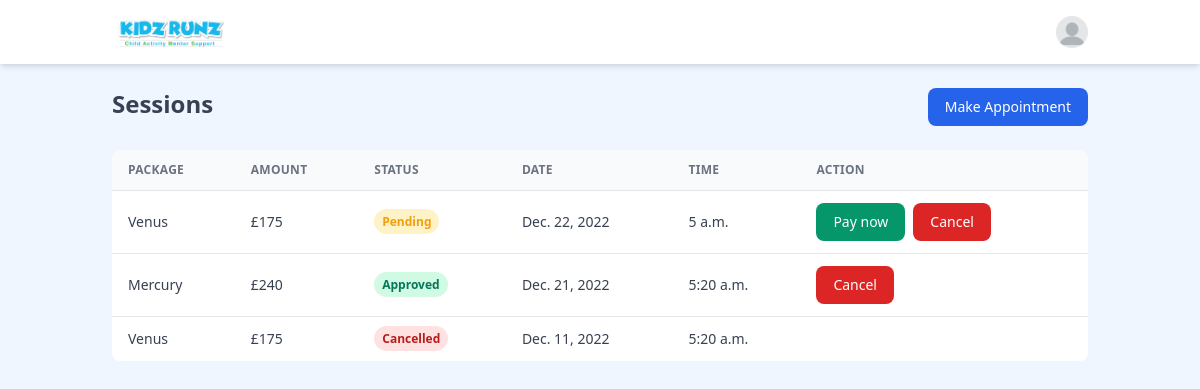
The app's page /console/ (signed in) with its own data.
### console/models.py (models this page shows, shortened)
class Appointment(models.Model):
    class Status(models.IntegerChoices):
        PENDING = 1, _("Pending")
        APPROVED = 2, _("Approved")
        CANCELLED = 3, _("Cancelled")
    user = models.ForeignKey(User, verbose_name=_("User"), on_delete=models.CASCADE)
    package = models.ForeignKey(Package, verbose_name=_("Package"), on_delete=models.CASCADE)
    datetime = models.DateTimeField(_("Date and Time"), max_length=256, blank=True)
    description = models.CharField(max_length=500, blank=True, null=True)
    status = models.IntegerField(choices=Status.choices, default=Status.PENDING)
    created_on = models.DateField(_("Created on"), default=timezone.now)

### website/models.py (models this page shows, shortened)
class Package(models.Model):
    name = models.CharField(_("Name"), max_length=256)
    duration = models.IntegerField(_("Duration"))
    price = models.IntegerField(_("Price"))
    description = models.TextField(_("Description"), blank=True)
    image = models.FileField(upload_to=package_directory_path, blank=True)
    slug = models.SlugField(_("Safe Url"), unique=True, blank=True, null=True)
    created_on = models.DateField(_("Created on"), default=timezone.now)
    def __str__(self) -> str:
        return f"{self.name}"

### console/views.py (the view, shortened to what this page needs)
# urls.py: path('', Dashboard.as_view(), name='dashboard'),
class Dashboard(LoginRequiredMixin, View):
    login_url = 'login'
    template_name = "console/user/dashboard.html"
    def get(self, request):
        appointments = Appointment.objects.filter(
            user=request.user).order_by('-created_on')
        context = {'appointments': appointments}
        return render(request, self.template_name, context=context)

### templates/console/user/dashboard.html (shortened to what this page needs)
{% extends './base.html' %} {% load static %} {% block contentarea %}
<div class="container px-6 mx-auto grid">
  <div class="flex justify-between my-6">
    <h2 class="text-2xl font-semibold text-gray-700 dark:text-gray-200">Sessions</h2>
    <a href="{% url 'console:appointment' %}" class="px-4 py-2 text-sm font-medium leading-5 text-white transition-colors duration-150 bg-blue-600 border border-transparent rounded-lg active:bg-blue-600 hover:bg-blue-700 focus:outline-none focus:shadow-outline-blue">Make Appointment</a>
  </div>
  <div class="w-full overflow-hidden rounded-lg shadow-xs">
    <div class="w-full overflow-x-auto">
      <table class="w-full whitespace-no-wrap">
        <thead>
          <tr class="text-xs font-semibold tracking-wide text-left text-gray-500 uppercase border-b dark:border-gray-700 bg-gray-50 dark:text-gray-400 dark:bg-gray-800">
            <th class="px-4 py-3">Package</th>
            <th class="px-4 py-3">Amount</th>
            <th class="px-4 py-3">Status</th>
            <th class="px-4 py-3">Date</th>
            <th class="px-4 py-3">Time</th>
            <th class="px-4 py-3">Action</th>
          </tr>
        </thead>
        <tbody class="bg-white divide-y dark:divide-gray-700 dark:bg-gray-800">
          {% for appointment in appointments %}
          <tr class="text-gray-700 dark:text-gray-400">
            <td class="px-4 py-3 text-sm">{{appointment.package}}</td>
            <td class="px-4 py-3 text-sm">£{{appointment.package.price}}</td>
            <td class="px-4 py-3 text-xs">
              {% if appointment.status is 1 %}
              <span class="px-2 py-1 font-semibold leading-tight text-yellow-500 bg-yellow-100 rounded-full dark:bg-yellow-500 dark:text-yellow-100"> {{appointment.get_status_display}} </span>
              {% elif appointment.status is 2 %}
              <span class="px-2 py-1 font-semibold leading-tight text-green-700 bg-green-100 rounded-full dark:bg-green-700 dark:text-green-100"> {{appointment.get_status_display}} </span>
              {% elif appointment.status is 3 %}
              <span class="px-2 py-1 font-semibold leading-tight text-red-700 bg-red-100 rounded-full dark:bg-red-700 dark:text-red-100"> {{appointment.get_status_display}} </span>
              {% endif %}
            </td>
            <td class="px-4 py-3 text-sm">{{appointment.datetime|date}}</td>
            <td class="px-4 py-3 text-sm">{{appointment.datetime|time}}</td>
            <td class="px-4 py-3 text-sm">
              <div class="flex space-x-2">
              {% if not appointment.transactions.all and not appointment.status is 2 and not appointment.status is 3 %}
              <a href="{% url 'console:payment' appointment_id=appointment.id %}" class="px-4 py-2 text-sm font-medium leading-5 text-white transition-colors duration-150 bg-green-600 border border-transparent rounded-lg active:bg-green-600 hover:bg-green-700 focus:outline-none focus:shadow-outline-blue">Pay now</a>
              {% endif %}
              {% if not appointment.transactions.all and not appointment.status is 3 %}
              <form action="" method="POST">
                <button class="px-4 py-2 text-sm font-medium leading-5 text-white transition-colors duration-150 bg-red-600 border border-transparent rounded-lg active:bg-red-600 hover:bg-red-700 focus:outline-none focus:shadow-outline-blue">Cancel</button>
              </form>
              </div>
              {% endif %}
            </td>
          </tr>
          {% endfor %}
        </tbody>
      </table>
    </div>
  </div>
</div>
{% endblock contentarea %}

### records on screen
Appointment: package "Venus", package.price "175", status "Pending", datetime "Dec. 22, 2022", datetime "5 a.m.", shows "Pay now"
Appointment: package "Mercury", package.price "240", status "Approved", datetime "Dec. 21, 2022", datetime "5:20 a.m."
Appointment: package "Venus", package.price "175", status "Cancelled", datetime "Dec. 11, 2022", datetime "5:20 a.m."
